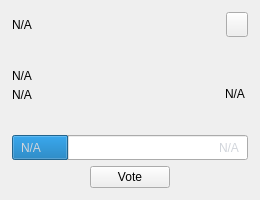
<?xml version="1.0" encoding="UTF-8"?>
<ui version="4.0">
 <class>ProposalCard</class>
 <widget class="QWidget" name="ProposalCard">
  <property name="geometry">
   <rect>
    <x>0</x>
    <y>0</y>
    <width>260</width>
    <height>200</height>
   </rect>
  </property>
  <property name="sizePolicy">
   <sizepolicy hsizetype="MinimumExpanding" vsizetype="MinimumExpanding">
    <horstretch>0</horstretch>
    <verstretch>0</verstretch>
   </sizepolicy>
  </property>
  <property name="minimumSize">
   <size>
    <width>260</width>
    <height>200</height>
   </size>
  </property>
  <property name="maximumSize">
   <size>
    <width>330</width>
    <height>200</height>
   </size>
  </property>
  <layout class="QVBoxLayout" name="verticalLayout_1">
   <property name="spacing">
    <number>0</number>
   </property>
   <property name="leftMargin">
    <number>0</number>
   </property>
   <property name="topMargin">
    <number>0</number>
   </property>
   <property name="rightMargin">
    <number>0</number>
   </property>
   <property name="bottomMargin">
    <number>0</number>
   </property>
   <item>
    <widget class="QWidget" name="card" native="true">
     <property name="sizePolicy">
      <sizepolicy hsizetype="Preferred" vsizetype="Minimum">
       <horstretch>0</horstretch>
       <verstretch>0</verstretch>
      </sizepolicy>
     </property>
     <property name="minimumSize">
      <size>
       <width>0</width>
       <height>200</height>
      </size>
     </property>
     <property name="styleSheet">
      <string notr="true"/>
     </property>
     <layout class="QVBoxLayout" name="verticalLayout_2" stretch="4,4,2,4">
      <property name="leftMargin">
       <number>12</number>
      </property>
      <property name="topMargin">
       <number>12</number>
      </property>
      <property name="rightMargin">
       <number>12</number>
      </property>
      <property name="bottomMargin">
       <number>12</number>
      </property>
      <item>
       <layout class="QHBoxLayout" name="horizontalLayout_1">
        <property name="spacing">
         <number>0</number>
        </property>
        <item>
         <widget class="QLabel" name="labelPropName">
          <property name="text">
           <string notr="true">N/A</string>
          </property>
         </widget>
        </item>
        <item>
         <spacer name="horizontalSpacer_1">
          <property name="orientation">
           <enum>Qt::Horizontal</enum>
          </property>
          <property name="sizeHint" stdset="0">
           <size>
            <width>40</width>
            <height>20</height>
           </size>
          </property>
         </spacer>
        </item>
        <item>
         <widget class="QPushButton" name="btnLink">
          <property name="sizePolicy">
           <sizepolicy hsizetype="Fixed" vsizetype="Fixed">
            <horstretch>0</horstretch>
            <verstretch>0</verstretch>
           </sizepolicy>
          </property>
          <property name="maximumSize">
           <size>
            <width>22</width>
            <height>25</height>
           </size>
          </property>
          <property name="cursor">
           <cursorShape>PointingHandCursor</cursorShape>
          </property>
          <property name="focusPolicy">
           <enum>Qt::NoFocus</enum>
          </property>
          <property name="text">
           <string/>
          </property>
         </widget>
        </item>
       </layout>
      </item>
      <item>
       <widget class="QWidget" name="widget" native="true">
        <layout class="QHBoxLayout" name="horizontalLayout_2">
         <property name="spacing">
          <number>0</number>
         </property>
         <property name="leftMargin">
          <number>0</number>
         </property>
         <property name="topMargin">
          <number>0</number>
         </property>
         <property name="rightMargin">
          <number>0</number>
         </property>
         <property name="bottomMargin">
          <number>0</number>
         </property>
         <item>
          <widget class="QWidget" name="containerAmount" native="true">
           <property name="sizePolicy">
            <sizepolicy hsizetype="Preferred" vsizetype="Fixed">
             <horstretch>0</horstretch>
             <verstretch>0</verstretch>
            </sizepolicy>
           </property>
           <layout class="QVBoxLayout" name="verticalLayout_3">
            <property name="spacing">
             <number>5</number>
            </property>
            <property name="sizeConstraint">
             <enum>QLayout::SetMinimumSize</enum>
            </property>
            <property name="leftMargin">
             <number>0</number>
            </property>
            <property name="topMargin">
             <number>0</number>
            </property>
            <property name="rightMargin">
             <number>0</number>
            </property>
            <property name="bottomMargin">
             <number>0</number>
            </property>
            <item alignment="Qt::AlignBottom">
             <widget class="QLabel" name="labelPropAmount">
              <property name="text">
               <string notr="true">N/A</string>
              </property>
             </widget>
            </item>
            <item>
             <widget class="QLabel" name="labelPropMonths">
              <property name="text">
               <string notr="true">N/A</string>
              </property>
             </widget>
            </item>
           </layout>
          </widget>
         </item>
         <item>
          <spacer name="horizontalSpacer_2">
           <property name="orientation">
            <enum>Qt::Horizontal</enum>
           </property>
           <property name="sizeHint" stdset="0">
            <size>
             <width>40</width>
             <height>20</height>
            </size>
           </property>
          </spacer>
         </item>
         <item alignment="Qt::AlignVCenter">
          <widget class="QLabel" name="labelStatus">
           <property name="styleSheet">
            <string notr="true">margin-top:16;</string>
           </property>
           <property name="text">
            <string notr="true">N/A</string>
           </property>
          </widget>
         </item>
        </layout>
       </widget>
      </item>
      <item>
       <widget class="QWidget" name="containerVotes" native="true">
        <property name="sizePolicy">
         <sizepolicy hsizetype="Preferred" vsizetype="Fixed">
          <horstretch>0</horstretch>
          <verstretch>0</verstretch>
         </sizepolicy>
        </property>
        <layout class="QGridLayout" name="gridLayout">
         <property name="leftMargin">
          <number>0</number>
         </property>
         <property name="topMargin">
          <number>0</number>
         </property>
         <property name="rightMargin">
          <number>0</number>
         </property>
         <property name="bottomMargin">
          <number>0</number>
         </property>
         <property name="spacing">
          <number>0</number>
         </property>
         <item row="0" column="0">
          <widget class="QProgressBar" name="votesBar">
           <property name="sizePolicy">
            <sizepolicy hsizetype="Expanding" vsizetype="Expanding">
             <horstretch>0</horstretch>
             <verstretch>0</verstretch>
            </sizepolicy>
           </property>
           <property name="minimumSize">
            <size>
             <width>0</width>
             <height>25</height>
            </size>
           </property>
           <property name="font">
            <font>
             <stylestrategy>NoAntialias</stylestrategy>
            </font>
           </property>
           <property name="value">
            <number>24</number>
           </property>
           <property name="textVisible">
            <bool>false</bool>
           </property>
          </widget>
         </item>
         <item row="0" column="0">
          <widget class="QWidget" name="containerText" native="true">
           <property name="minimumSize">
            <size>
             <width>0</width>
             <height>0</height>
            </size>
           </property>
           <layout class="QHBoxLayout" name="horizontalLayout_3">
            <property name="spacing">
             <number>0</number>
            </property>
            <property name="topMargin">
             <number>0</number>
            </property>
            <property name="bottomMargin">
             <number>0</number>
            </property>
            <item>
             <widget class="QLabel" name="labelNo">
              <property name="styleSheet">
               <string notr="true">color:#d1d5db;</string>
              </property>
              <property name="text">
               <string notr="true">N/A</string>
              </property>
             </widget>
            </item>
            <item>
             <spacer name="horizontalSpacer_3">
              <property name="orientation">
               <enum>Qt::Horizontal</enum>
              </property>
              <property name="sizeHint" stdset="0">
               <size>
                <width>93</width>
                <height>20</height>
               </size>
              </property>
             </spacer>
            </item>
            <item>
             <widget class="QLabel" name="labelYes">
              <property name="styleSheet">
               <string notr="true">color:#d1d5db;</string>
              </property>
              <property name="text">
               <string notr="true">N/A</string>
              </property>
             </widget>
            </item>
           </layout>
          </widget>
         </item>
        </layout>
       </widget>
      </item>
      <item>
       <layout class="QHBoxLayout" name="horizontalLayout_4">
        <item>
         <spacer name="horizontalSpacer_4">
          <property name="orientation">
           <enum>Qt::Horizontal</enum>
          </property>
          <property name="sizeHint" stdset="0">
           <size>
            <width>40</width>
            <height>20</height>
           </size>
          </property>
         </spacer>
        </item>
        <item>
         <widget class="QPushButton" name="btnVote">
          <property name="minimumSize">
           <size>
            <width>80</width>
            <height>0</height>
           </size>
          </property>
          <property name="focusPolicy">
           <enum>Qt::NoFocus</enum>
          </property>
          <property name="styleSheet">
           <string notr="true"/>
          </property>
          <property name="text">
           <string>Vote</string>
          </property>
         </widget>
        </item>
        <item>
         <spacer name="horizontalSpacer_5">
          <property name="orientation">
           <enum>Qt::Horizontal</enum>
          </property>
          <property name="sizeHint" stdset="0">
           <size>
            <width>40</width>
            <height>20</height>
           </size>
          </property>
         </spacer>
        </item>
       </layout>
      </item>
     </layout>
    </widget>
   </item>
  </layout>
 </widget>
 <resources/>
 <connections/>
</ui>
